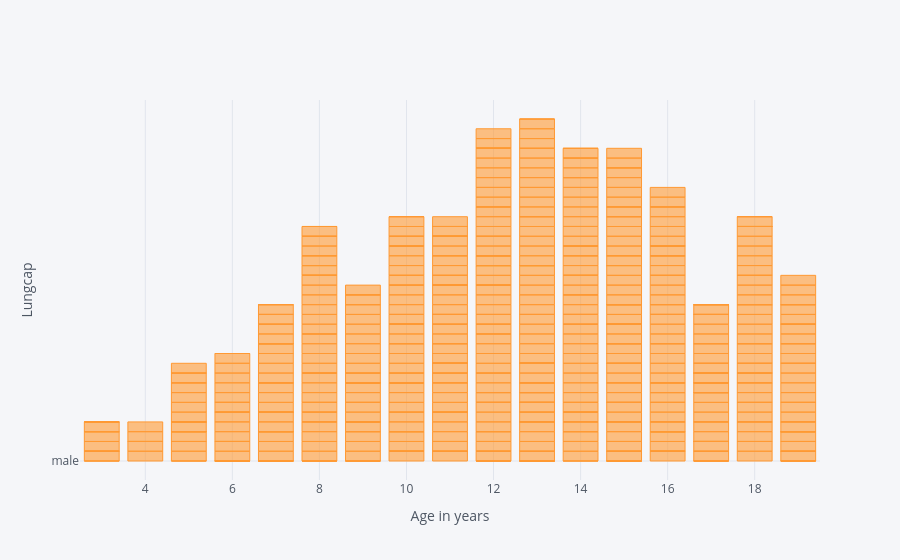

The notebook cell saved with this chart:
### Code cell
df.iplot(kind = 'bar', x = 'Age', y = 'Gender', mode = 'markers', xTitle = 'Age in years', yTitle = 'Lungcap')

### Figure 1 — Plotly figure (JSON) as saved in the notebook; plotly's stock layout.template omitted (floating-point values rounded to 4 significant figures; data arrays with more than 128 entries replaced by an {"elided": "..."} marker saying what was removed)
{"data": [{"marker": {"color": "rgba(255, 153, 51, 0.6)", "line": {"color": "rgba(255, 153, 51, 1.0)", "width": 1}}, "name": "Gender", "orientation": "v", "text": "", "type": "bar", "x": {"elided": "725 int values"}, "y": {"elided": "725 str values"}}], "layout": {"legend": {"bgcolor": "#F5F6F9", "font": {"color": "#4D5663"}}, "paper_bgcolor": "#F5F6F9", "plot_bgcolor": "#F5F6F9", "title": {"font": {"color": "#4D5663"}}, "xaxis": {"gridcolor": "#E1E5ED", "showgrid": true, "tickfont": {"color": "#4D5663"}, "title": {"font": {"color": "#4D5663"}, "text": "Age in years"}, "zerolinecolor": "#E1E5ED"}, "yaxis": {"gridcolor": "#E1E5ED", "showgrid": true, "tickfont": {"color": "#4D5663"}, "title": {"font": {"color": "#4D5663"}, "text": "Lungcap"}, "zerolinecolor": "#E1E5ED"}}}
